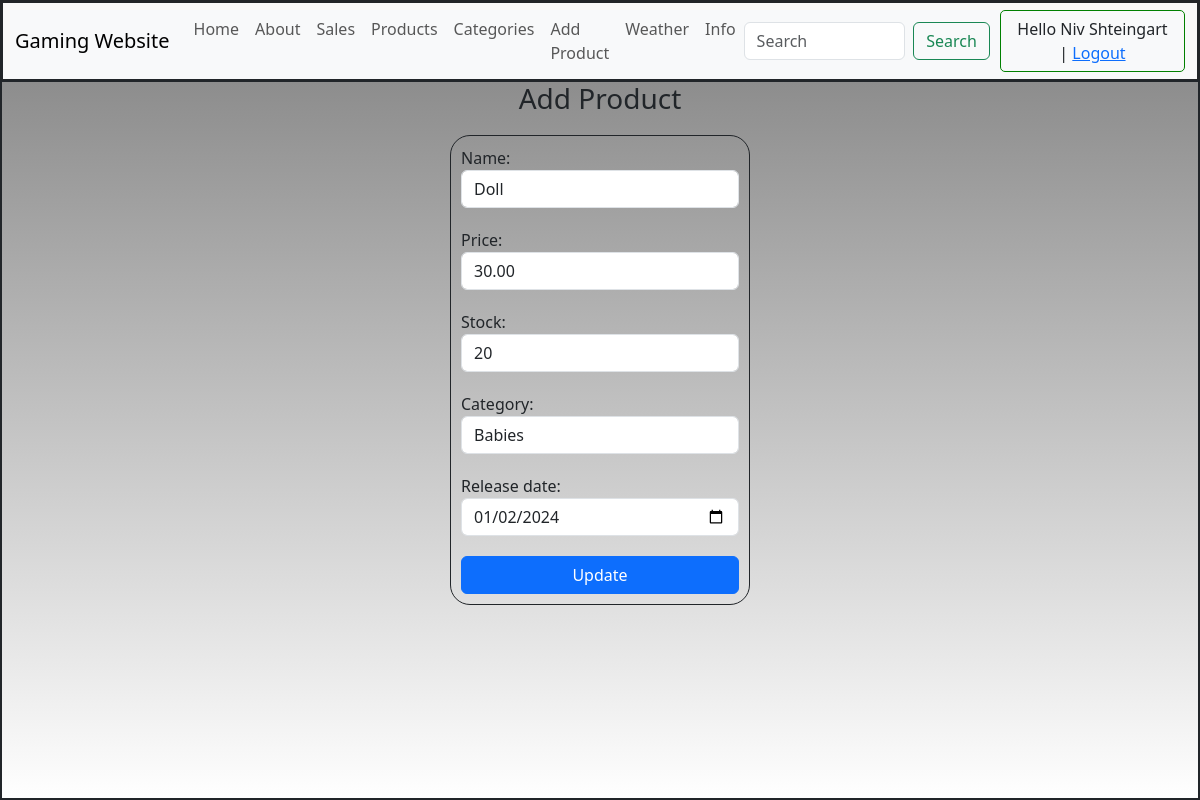
The app's page /products/edit/1 (signed in) with its own data.
### products/models.py (models this page shows)
class ProductModel(Model):
    name = CharField(max_length = 50, validators=[MinLengthValidator(2), MaxLengthValidator(100)])
    price = DecimalField(max_digits = 6, decimal_places = 2, validators=[MinValueValidator(0, "Price can't be negative."), MaxValueValidator(1000)])
    stock = IntegerField(validators=[MinValueValidator(0), MaxValueValidator(1000)])
    category = ForeignKey(CategoryModel, on_delete = RESTRICT)
    release_date = DateField(default = datetime.now)
    class Meta:
        db_table = "products"

class CategoryModel(Model):
    name = CharField(max_length = 50)
    def __str__(self):
        return self.name
    class Meta:
        db_table = "categories"

### products/views.py (the view, shortened to what this page needs)
# urls.py: path("products/edit/<int:id>", views.edit_product),
@login_required(login_url= "login")
def edit(request, id):
    try:
        if request.method == "GET":
            product = ProductModel.objects.get(pk=id)
            context = {"form":ProductForm(instance=product)}
            return render(request, "edit.html", context)
    except ProductModel.DoesNotExist:
        raise Http404()

### products/models.py
class ProductForm(ModelForm):
    class Meta:
        model = ProductModel
        fields = ["name", "price", "stock", "category", "release_date"]
        widgets = {
            "name": TextInput(attrs= { "class": "form-control", "minlength":2, "maxlength":100}), # attrs = HTML attributes
            "price": NumberInput(attrs= { "class": "form-control", "min":0, "max":1000}),
            "stock": NumberInput(attrs= { "class": "form-control", "min":0, "max":1000}),
            "category": Select(attrs= { "class": "form-control"}),
            "release_date": DateInput(attrs= { "class": "form-control", "type":"date"})
        }

### products/templates/edit.html (shortened to what this page needs)
{% extends "layout.html" %}
{% load static %}
{% block content %}
<h3>Add Product</h3>
<form class="fancy-form" method="post">
    {{form}}
    <button class="btn btn-primary w-100">Update</button>
</form>
{% endblock content %}

### templates/auth.html
<div>
    {% if user.is_authenticated %}
        <span>Hello {{user.first_name}} {{user.last_name}} | </span>
        <a href="{% url 'logout' %}">Logout</a>
    {% else %}
        <span>Hello Guest | </span>
        <a href="{% url 'login' %}" class="{% if active == 'login' %}active{% endif %}">Login</a>
        <a href="{% url 'register' %}" class="{% if active == 'register' %}active{% endif %}">Register</a>
    {% endif %}
</div>

### static/css/style.css (style rules this page uses)
html, body { margin: 0; padding: 0; height: 100%; background-image: linear-gradient(to bottom, gray, white); text-align: center; }
.fancy-form { width: 300px; margin: 20px auto; border: 1px solid; padding: 10px; border-radius: 20px; text-align: left; }
.fancy-form input, .fancy-form select { margin-bottom: 20px; }

### records on screen
ProductModel: name "Doll", price "30.00", stock "20", category "Babies", release_date "01/02/2024"

### other values on screen
{{ user.first_name }} "Niv"
{{ user.last_name }} "Shteingart"
